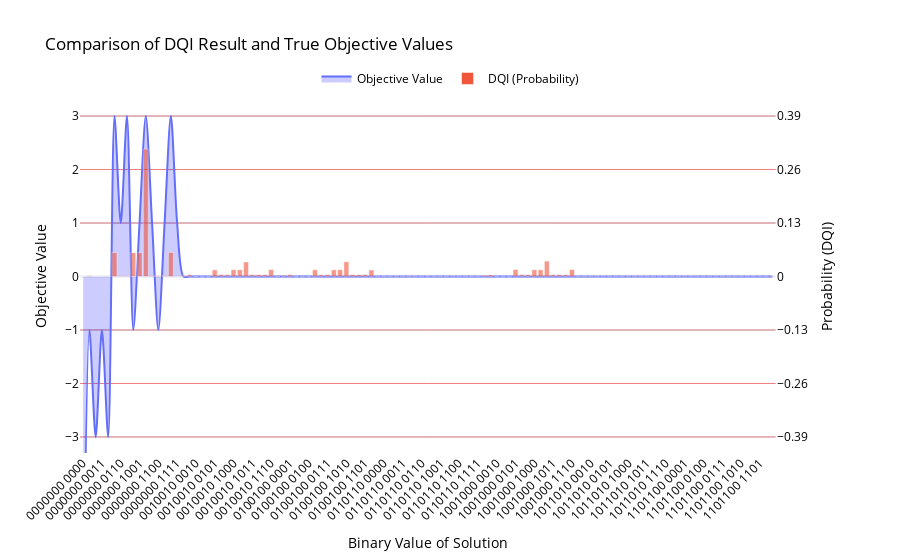

The notebook cell saved with this chart:
### Code cell
plot_results_union_plotly(
    brute_force_results,
    counts,
    plot_name="Comparison of DQI Result and True Objective Values",
    spline_smoothing=0.8
)
